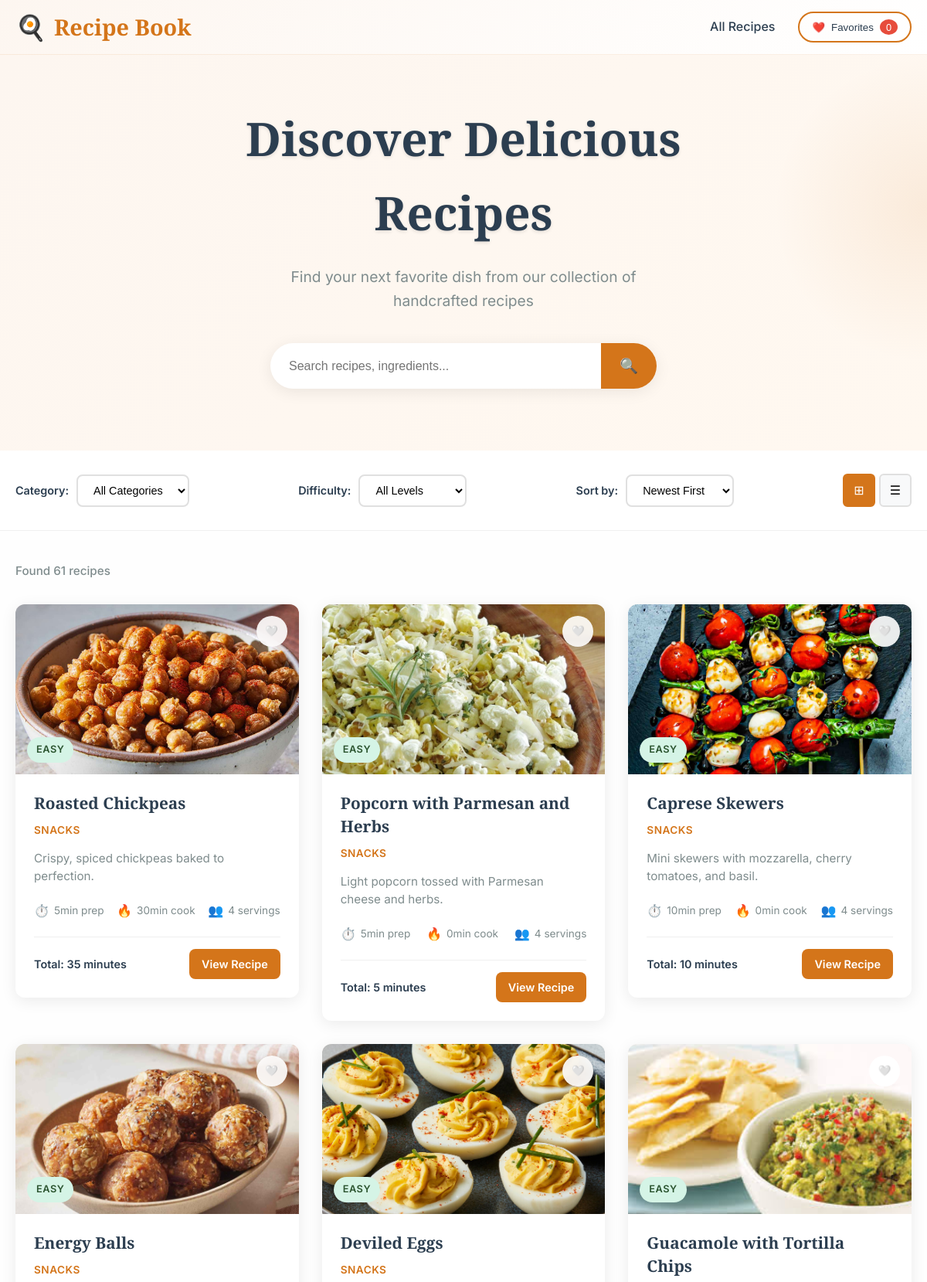
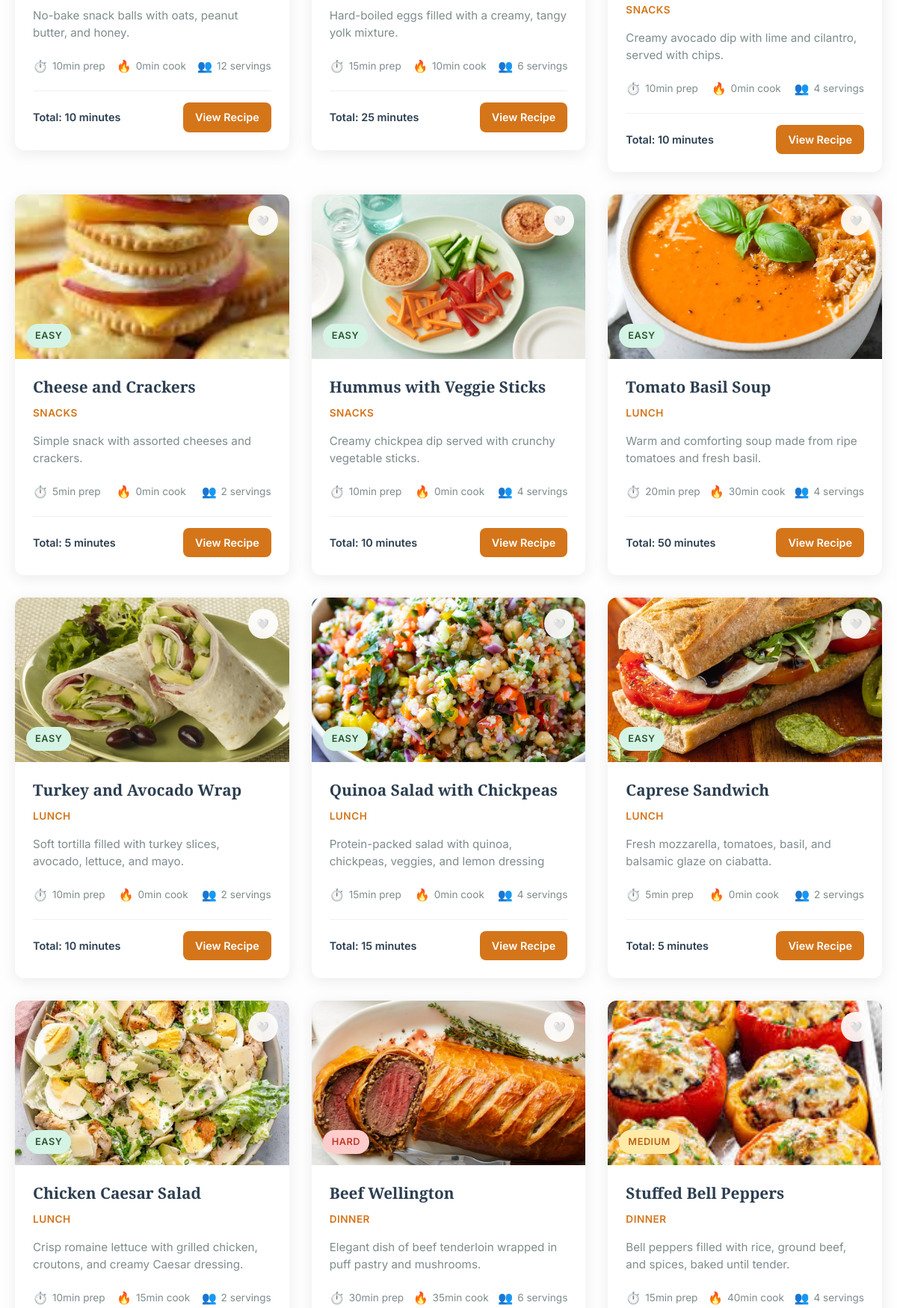
The page / (upper part) on the database its author committed (2 pictures, top to bottom).
### recipes/models.py (models this page shows, shortened)
class Recipe(models.Model):
    DIFFICULTY_CHOICES = [
        ('easy', 'Easy'),
        ('medium', 'Medium'),
        ('hard', 'Hard'),
    ]
    title = models.CharField(max_length=200)
    slug = models.SlugField(max_length=200, unique=True)
    description = models.TextField()
    ingredients = models.TextField(help_text="Enter each ingredient on a new line")
    instructions = models.TextField(help_text="Enter each step on a new line")
    prep_time = models.PositiveIntegerField(help_text="Preparation time in minutes")
    cook_time = models.PositiveIntegerField(help_text="Cooking time in minutes")
    servings = models.PositiveIntegerField()
    difficulty = models.CharField(max_length=10, choices=DIFFICULTY_CHOICES, default='medium')
    category = models.ForeignKey(Category, on_delete=models.CASCADE, related_name='recipes')
    image = models.ImageField(upload_to='recipe_images/', blank=True, null=True)
    created_at = models.DateTimeField(auto_now_add=True)
    updated_at = models.DateTimeField(auto_now=True)
    class Meta:
        ordering = ['-created_at']
    @property
    def total_time(self):
        return self.prep_time + self.cook_time

class Category(models.Model):
    name = models.CharField(max_length=100, unique=True)
    slug = models.SlugField(max_length=100, unique=True)
    created_at = models.DateTimeField(auto_now_add=True)
    class Meta:
        verbose_name_plural = "Categories"
        ordering = ['name']

### recipes/views.py (the view)
# urls.py: path('', views.recipe_list, name='recipe_list'),
def recipe_list(request):
    recipes = Recipe.objects.all()
    categories = Category.objects.all()
    category_filter = request.GET.get('category')
    difficulty_filter = request.GET.get('difficulty')
    search_query = request.GET.get('search')
    sort_by = request.GET.get('sort', 'newest')
    if category_filter:
        recipes = recipes.filter(category__slug=category_filter)
    if difficulty_filter:
        recipes = recipes.filter(difficulty=difficulty_filter)
    if search_query:
        recipes = recipes.filter(
            Q(title__icontains=search_query) |
            Q(description__icontains=search_query) |
            Q(ingredients__icontains=search_query)
        )
    if sort_by == 'prep_time':
        recipes = recipes.order_by('prep_time')
    elif sort_by == 'total_time':
        recipes = recipes.order_by('prep_time', 'cook_time')
    elif sort_by == 'difficulty':
        recipes = recipes.order_by('difficulty', 'prep_time')
    elif sort_by == 'title':
        recipes = recipes.order_by('title')
    else:  # newest (default)
        recipes = recipes.order_by('-created_at')
    context = {
        'recipes': recipes,
        'categories': categories,
        'current_category': category_filter,
        'current_difficulty': difficulty_filter,
        'search_query': search_query,
        'current_sort': sort_by,
        'difficulty_choices': Recipe.DIFFICULTY_CHOICES,
    }
    return render(request, 'recipes/recipe_list.html', context)

### templates/recipes/recipe_list.html (shortened to what this page needs)
{% extends 'base.html' %}
{% load static %}
{% block content %}
<div class="hero-section">
    <div class="hero-container">
        <h1 class="hero-title">Discover Delicious Recipes</h1>
        <p class="hero-subtitle">Find your next favorite dish from our collection of handcrafted recipes</p>
        <div class="search-container">
            <form method="GET" class="search-form" id="search-form">
                <div class="search-input-wrapper">
                    <input type="text" name="search" placeholder="Search recipes, ingredients..."
                           class="search-input">
                    <button type="submit" class="search-btn">🔍</button>
                </div>
            </form>
        </div>
    </div>
</div>
<div class="filters-section">
    <div class="container">
        <div class="filters-wrapper">
            <div class="filters-group">
                <label class="filter-label">Category:</label>
                <select name="category" class="filter-select" id="category-filter">
                    <option value="">All Categories</option>
                </select>
            </div>
            <div class="filters-group">
                <label class="filter-label">Difficulty:</label>
                <select name="difficulty" class="filter-select" id="difficulty-filter">
                    <option value="">All Levels</option>
                </select>
            </div>
            <div class="filters-group">
                <label class="filter-label">Sort by:</label>
                <select name="sort" class="filter-select" id="sort-filter">
                    <option value="newest" {% if current_sort == 'newest' %}selected{% endif %}>Newest First</option>
                </select>
            </div>
            <div class="view-toggle">
                <button id="grid-view" class="view-btn active" title="Grid View">⊞</button>
                <button id="list-view" class="view-btn" title="List View">☰</button>
            </div>
        </div>
    </div>
</div>
<div class="recipes-section">
    <div class="container">
        {% if recipes %}
            <div class="recipes-count">
                Found {{ recipes.count }} recipe{{ recipes.count|pluralize }}
            </div>
            <div class="recipes-grid" id="recipes-container">
                {% for recipe in recipes %}
                    {% include 'partials/recipe_card.html' %}
                {% endfor %}
            </div>
        {% endif %}
    </div>
</div>
{% endblock %}

### templates/partials/recipe_card.html
{% load static %}
<div class="recipe-card" data-recipe-id="{{ recipe.id }}">
    <div class="recipe-card-image">
        {% if recipe.image %}
            <img src="{{ recipe.image.url }}" alt="{{ recipe.title }}" loading="lazy">
        {% else %}
            <div class="recipe-placeholder">
                <span class="recipe-placeholder-icon">🍽️</span>
            </div>
        {% endif %}
        <button class="favorite-btn" data-recipe-id="{{ recipe.id }}"
                data-recipe-title="{{ recipe.title }}"
                data-recipe-url="{% url 'recipe_detail' recipe.slug %}"
                data-recipe-image="{% if recipe.image %}{{ recipe.image.url }}{% else %}{% static 'images/placeholder-recipe.jpg' %}{% endif %}">
            <span class="heart">🤍</span>
        </button>
        <div class="recipe-difficulty {{ recipe.difficulty }}">
            {{ recipe.get_difficulty_display }}
        </div>
    </div>
    <div class="recipe-card-content">
        <div class="recipe-card-header">
            <h3 class="recipe-card-title">
                <a href="{% url 'recipe_detail' recipe.slug %}">{{ recipe.title }}</a>
            </h3>
            <div class="recipe-card-category">{{ recipe.category.name }}</div>
        </div>
        <p class="recipe-card-description">{{ recipe.description|truncatewords:20 }}</p>
        <div class="recipe-card-meta">
            <div class="recipe-meta-item">
                <span class="meta-icon">⏱️</span>
                <span>{{ recipe.prep_time }}min prep</span>
            </div>
            <div class="recipe-meta-item">
                <span class="meta-icon">🔥</span>
                <span>{{ recipe.cook_time }}min cook</span>
            </div>
            <div class="recipe-meta-item">
                <span class="meta-icon">👥</span>
                <span>{{ recipe.servings }} serving{{ recipe.servings|pluralize }}</span>
            </div>
        </div>
        <div class="recipe-card-footer">
            <div class="recipe-total-time">
                Total: {{ recipe.total_time }} minutes
            </div>
            <a href="{% url 'recipe_detail' recipe.slug %}" class="btn btn-primary btn-sm">
                View Recipe
            </a>
        </div>
    </div>
</div>

### rows shown on the page
Recipe: image (picture), difficulty "EASY", title "Roasted Chickpeas", category.name "SNACKS", description "Crispy, spiced chickpeas baked to perfection.", prep_time "5", cook_time "30", servings "4", total_time "35"
Recipe: image (picture), difficulty "EASY", title "Popcorn with Parmesan and Herbs", category.name "SNACKS", description "Light popcorn tossed with Parmesan cheese and herbs.", prep_time "5", cook_time "0", servings "4", total_time "5"
Recipe: image (picture), difficulty "EASY", title "Caprese Skewers", category.name "SNACKS", description "Mini skewers with mozzarella, cherry tomatoes, and basil.", prep_time "10", cook_time "0", servings "4", total_time "10"
Recipe: image (picture), difficulty "EASY", title "Energy Balls", category.name "SNACKS", description "No-bake snack balls with oats, peanut butter, and honey.", prep_time "10", cook_time "0", servings "12", total_time "10"
Recipe: image (picture), difficulty "EASY", title "Deviled Eggs", category.name "SNACKS", description "Hard-boiled eggs filled with a creamy, tangy yolk mixture.", prep_time "15", cook_time "10", servings "6", total_time "25"
Recipe: image (picture), difficulty "EASY", title "Guacamole with Tortilla Chips", category.name "SNACKS", description "Creamy avocado dip with lime and cilantro, served with chips.", prep_time "10", cook_time "0", servings "4", total_time "10"
Recipe: image (picture), difficulty "EASY", title "Cheese and Crackers", category.name "SNACKS", description "Simple snack with assorted cheeses and crackers.", prep_time "5", cook_time "0", servings "2", total_time "5"
Recipe: image (picture), difficulty "EASY", title "Hummus with Veggie Sticks", category.name "SNACKS", description "Creamy chickpea dip served with crunchy vegetable sticks.", prep_time "10", cook_time "0", servings "4", total_time "10"
Recipe: image (picture), difficulty "EASY", title "Tomato Basil Soup", category.name "LUNCH", description "Warm and comforting soup made from ripe tomatoes and fresh basil.", prep_time "20", cook_time "30", servings "4", total_time "50"
Recipe: image (picture), difficulty "EASY", title "Turkey and Avocado Wrap", category.name "LUNCH", description "Soft tortilla filled with turkey slices, avocado, lettuce, and mayo.", prep_time "10", cook_time "0", servings "2", total_time "10"
Recipe: image (picture), difficulty "EASY", title "Quinoa Salad with Chickpeas", category.name "LUNCH", description "Protein-packed salad with quinoa, chickpeas, veggies, and lemon dressing", prep_time "15", cook_time "0", servings "4", total_time "15"
Recipe: image (picture), difficulty "EASY", title "Caprese Sandwich", category.name "LUNCH", description "Fresh mozzarella, tomatoes, basil, and balsamic glaze on ciabatta.", prep_time "5", cook_time "0", servings "2", total_time "5"
Recipe: image (picture), difficulty "EASY", title "Chicken Caesar Salad", category.name "LUNCH", description "Crisp romaine lettuce with grilled chicken, croutons, and creamy Caesar dressing.", prep_time "10", cook_time "15", servings "2"
Recipe: image (picture), difficulty "HARD", title "Beef Wellington", category.name "DINNER", description "Elegant dish of beef tenderloin wrapped in puff pastry and mushrooms.", prep_time "30", cook_time "35", servings "6"
Recipe: image (picture), difficulty "MEDIUM", title "Stuffed Bell Peppers", category.name "DINNER", description "Bell peppers filled with rice, ground beef, and spices, baked until tender.", prep_time "15", cook_time "40", servings "4"

### other values the page prints
{{ recipes.count }} "61"
